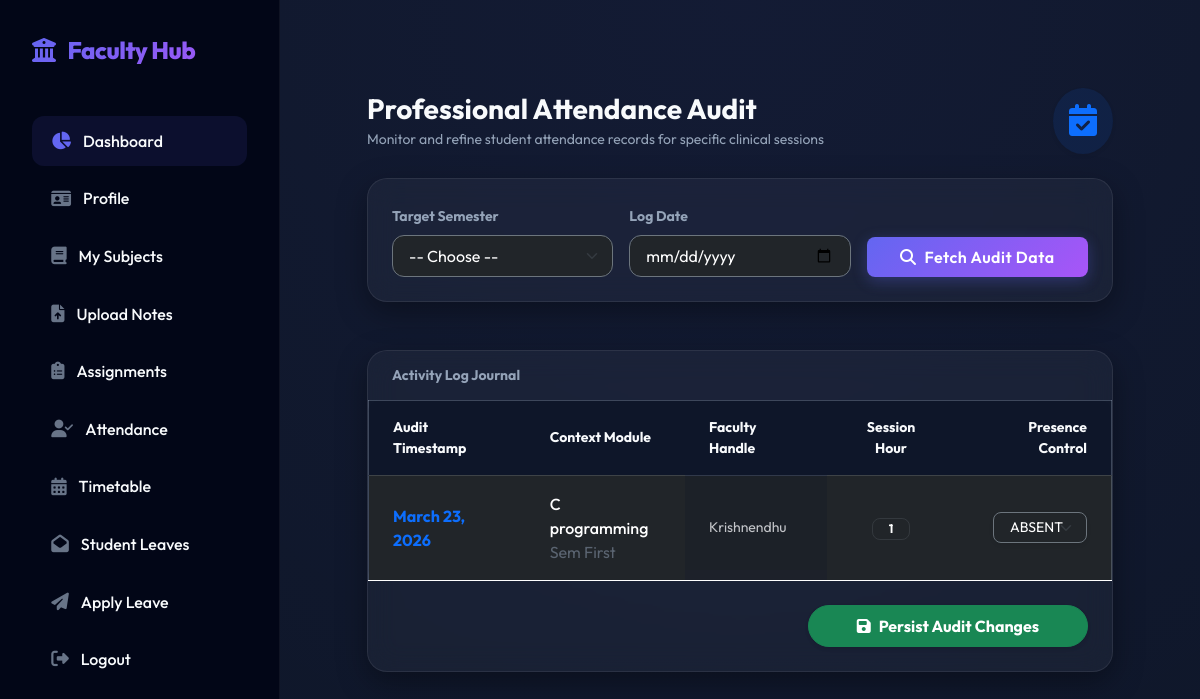
The app's page /Teacher/viewattendance/9 with its own data.
### Teacher/models.py (models this page shows)
class tbl_attendance(models.Model):
    student = models.ForeignKey(tbl_student, on_delete=models.CASCADE)
    subject = models.ForeignKey(tbl_subject, on_delete=models.CASCADE)
    teacher = models.ForeignKey(tbl_teacher, on_delete=models.CASCADE)
    course = models.ForeignKey(tbl_course, on_delete=models.CASCADE)
    semester = models.ForeignKey(tbl_semester, on_delete=models.CASCADE)
    academicyear = models.ForeignKey(tbl_academicyear, on_delete=models.CASCADE)
    date = models.DateField(auto_now_add=True)
    hour = models.CharField(max_length=2)  # 1-5
    status = models.IntegerField(default=0)
    class Meta:
        unique_together = ('student', 'date', 'hour')

### Admin/models.py (models this page shows)
class tbl_subject(models.Model):
    subject_name=models.CharField(max_length=100)
    course = models.ForeignKey(tbl_course,on_delete=models.CASCADE)
    semester = models.ForeignKey(tbl_semester,on_delete=models.CASCADE)

class tbl_semester(models.Model):
    semester_name=models.CharField(max_length=50)

class tbl_teacher(models.Model):
    teacher_name=models.CharField(max_length=50)
    teacher_email=models.CharField(max_length=50)
    teacher_contact=models.CharField(max_length=50)
    teacher_role=models.CharField(max_length=50)
    teacher_gender=models.CharField(max_length=50)
    teacher_photo=models.FileField(upload_to="Assets/TeacherDocs/")
    teacher_password=models.CharField(max_length=50)
    department = models.ForeignKey(tbl_department,on_delete=models.CASCADE)

### Teacher/views.py (the view, shortened to what this page needs)
# urls.py: path("viewattendance/", views.viewattendance, name="viewattendance"),
def viewattendance(request, sid):
    studentdata = tbl_student.objects.get(id=sid)
    semesterdata = tbl_semester.objects.all()
    attendancedata = tbl_attendance.objects.filter(student=studentdata).order_by('-date','-hour')
    selected_semester = None
    selected_date = None
    return render(request, "Teacher/ViewAttendance.html", {
        "semesterdata": semesterdata,
        "attendancedata": attendancedata,
        "selected_semester": selected_semester,
        "selected_date": selected_date,
        "student": studentdata
    })

### Teacher/context_processors.py (called while the page is built)
def teacher_sidebar_context(request):
    is_class_teacher = False
    tid = request.session.get('tid')
    if tid:
        try:
            teacher = tbl_teacher.objects.get(id=tid)
            is_class_teacher = tbl_assignclass.objects.filter(teacher=teacher).exists()
        except tbl_teacher.DoesNotExist:
            is_class_teacher = False
    return {
        'is_class_teacher': is_class_teacher
    }

### Teacher/Templates/Teacher/ViewAttendance.html (shortened to what this page needs)
{% extends 'Teacher/Head.html' %}
{% load static %}
{% block content %}
<div class="container-fluid py-4">
    <div class="row pt-4 justify-content-center">
        <div class="col-lg-11">
            <div class="d-flex align-items-center justify-content-between mb-4">
                <div>
                    <h2 class="h3 fw-bold mb-1">Professional Attendance Audit</h2>
                    <p class="text-muted small mb-0">Monitor and refine student attendance records for specific clinical sessions</p>
                </div>
                <div class="bg-primary bg-opacity-10 text-primary p-3 rounded-circle shadow-sm">
                    <i class="fas fa-calendar-check fa-2x"></i>
                </div>
            </div>
            <div class="card bg-white bg-opacity-5 border border-white border-opacity-10 rounded-4 shadow-sm mb-5 animate-slideIn">
                <div class="card-body p-4">
                    <form method="post">
                        <div class="row g-3 align-items-end">
                            <div class="col-md-4">
                                <label class="form-label text-muted small fw-bold uppercase">Target Semester</label>
                                <select name="sel_semester" class="form-select bg-dark border-secondary text-white py-2" required shadow-sm>
                                    <option value="">-- Choose --</option>
                                </select>
                            </div>
                            <div class="col-md-4">
                                <label class="form-label text-muted small fw-bold uppercase">Log Date</label>
                                <input type="date" name="sel_date" value="{{selected_date}}" class="form-control bg-dark border-secondary text-white py-2" shadow-sm>
                            </div>
                            <div class="col-md-4">
                                <button type="submit" class="btn btn-primary w-100 py-2 rounded-3 shadow">
                                    <i class="fas fa-search me-2"></i>Fetch Audit Data
                                </button>
                            </div>
                        </div>
                    </form>
                </div>
            </div>
            <div class="card bg-white bg-opacity-5 border border-white border-opacity-10 rounded-4 shadow-sm overflow-hidden animate-fadeIn">
                <div class="card-header bg-white bg-opacity-5 py-3 px-4 border-0">
                    <h5 class="mb-0 fw-bold small text-muted uppercase letter-spacing-1">Activity Log Journal</h5>
                </div>
                <div class="table-responsive">
                    <form method="post" action="{% url 'Teacher:updateattendance' %}">
                        <table class="table table-dark table-hover mb-0 align-middle">
                            <thead class="bg-white bg-opacity-5 border-0">
                                <tr>
                                    <th class="px-4 py-3 border-0 small text-muted uppercase">Audit Timestamp</th>
                                    <th class="px-4 py-3 border-0 small text-muted uppercase">Context Module</th>
                                    <th class="px-4 py-3 border-0 small text-muted uppercase">Faculty Handle</th>
                                    <th class="px-4 py-3 border-0 small text-muted uppercase text-center">Session Hour</th>
                                    <th class="px-4 py-3 border-0 small text-muted uppercase text-end">Presence Control</th>
                                </tr>
                            </thead>
                            <tbody>
                                {% for a in attendancedata %}
                                <tr class="border-white border-opacity-5">
                                    <td class="px-4 py-3 fw-bold text-primary">{{ a.date }}</td>
                                    <td class="px-4 py-3">
                                        <div class="fw-medium">{{ a.subject.subject_name }}</div>
                                        <div class="smaller text-muted opacity-50">Sem {{ a.subject.semester.semester_name }}</div>
                                    </td>
                                    <td class="px-4 py-3 opacity-75 small">{{ a.teacher.teacher_name }}</td>
                                    <td class="px-4 py-3 text-center">
                                        <span class="badge bg-white bg-opacity-10 text-white border border-secondary border-opacity-25 px-3 py-1 rounded-3">{{ a.hour }}</span>
                                    </td>
                                    <td class="px-4 py-3 text-end">
                                        <select name="status_{{a.id}}" class="form-select form-select-sm bg-dark border-secondary text-white py-1 rounded-3 w-auto d-inline-block shadow-sm">
                                            <option value="0" {% if a.status == 0 %}selected{% endif %}>ABSENT</option>
                                        </select>
                                    </td>
                                </tr>
                                {% endfor %}
                            </tbody>
                        </table>
                        {% if attendancedata %}
                        <div class="card-footer bg-white bg-opacity-5 py-4 px-4 text-end border-0">
                            <button type="submit" class="btn btn-success px-5 py-2 rounded-pill shadow-sm fw-bold">
                                <i class="fas fa-save me-2"></i>Persist Audit Changes
                            </button>
                        </div>
                        {% endif %}
                    </form>
                </div>
            </div>
        </div>
    </div>
</div>
{% endblock %}

### Teacher/Templates/Teacher/Head.html (style rules this page uses)
:root { --primary-color: #6366f1; --primary-hover: #4f46e5; --secondary-color: #10b981; --dark-bg: #0f172a; --card-bg: rgba(255, 255, 255, 0.05); --glass-border: rgba(255, 255, 255, 0.1); --text-main: #f8fafc; --text-muted: #94a3b8; }
body { font-family: 'Outfit', sans-serif; background-color: var(--dark-bg); color: var(--text-main); margin: 0; display: flex; }
.bg-white, .bg-light, .bg-transparent, .container, .container-fluid, .card-body, .main-panel, .content-wrapper, .modal-content { background-color: transparent !important; background: transparent !important; }
.card:not(.bg-primary):not(.bg-success):not(.bg-danger) { background: rgba(255, 255, 255, 0.04) !important; border: 1px solid rgba(255, 255, 255, 0.08) !important; color: #f8fafc !important; }
.animate-fadeIn, .animate-slideIn, .animate-slideUp, [class*="animate-"], .fade, .show { opacity: 1 !important; visibility: visible !important; transform: none !important; }
h1, h2, h3, h4, h5, h6, p, span, td, th, label, .form-label, strong, b { color: #f8fafc; }
body { color: var(--text-main); background-color: var(--dark-bg); }
h1, h2, h3, h4, h5, h6, label, p, td, th, span { color: var(--text-main); }
.text-muted { color: var(--text-muted) !important; }
input, select, textarea { color: #ffffff !important; background-color: rgba(255, 255, 255, 0.05) !important; border: 1px solid rgba(255, 255, 255, 0.15) !important; border-radius: 12px !important; padding: 0.75rem 1rem !important; }
input::placeholder { color: rgba(255, 255, 255, 0.4) !important; }
option { background-color: #1e293b; color: white; }
.card { background: rgba(255, 255, 255, 0.08) !important; backdrop-filter: blur(14px) !important; border: 1px solid rgba(255, 255, 255, 0.2) !important; border-radius: 20px !important; box-shadow: 0 10px 30px rgba(0, 0, 0, 0.35) !important; }
.table { color: #e2e8f0 !important; background: rgba(15, 23, 42, 0.75) !important; border-radius: 12px; border: 1px solid rgba(148, 163, 184, 0.35); }
.table th, .table td { vertical-align: middle; border-top: 1px solid rgba(226, 232, 240, 0.15); }
.table thead th { background: rgba(15, 23, 42, 0.85); color: #f8fafc !important; border-bottom: 2px solid rgba(99, 102, 241, 0.4); }
.btn-primary { background: linear-gradient(135deg, #6366f1, #a855f7) !important; border: none !important; box-shadow: 0 4px 15px rgba(99, 102, 241, 0.3) !important; transition: all 0.3s cubic-bezier(0.4, 0, 0.2, 1) !important; font-weight: 600 !important; letter-spacing: 0.5px !important; }

### records on screen
tbl_attendance: date "March 23, 2026", subject.subject_name "C programming", subject.semester.semester_name "First", teacher.teacher_name "Krishnendhu", hour "1", status+id "ABSENT"
